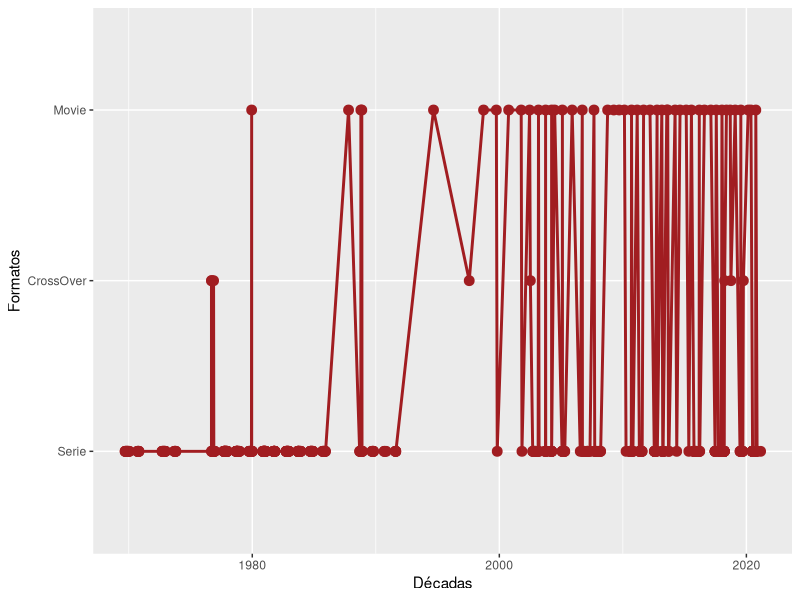
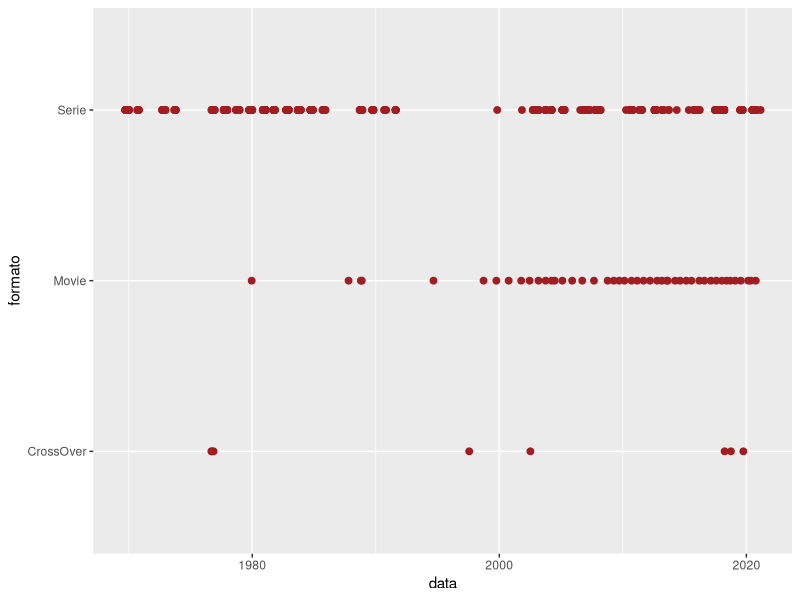
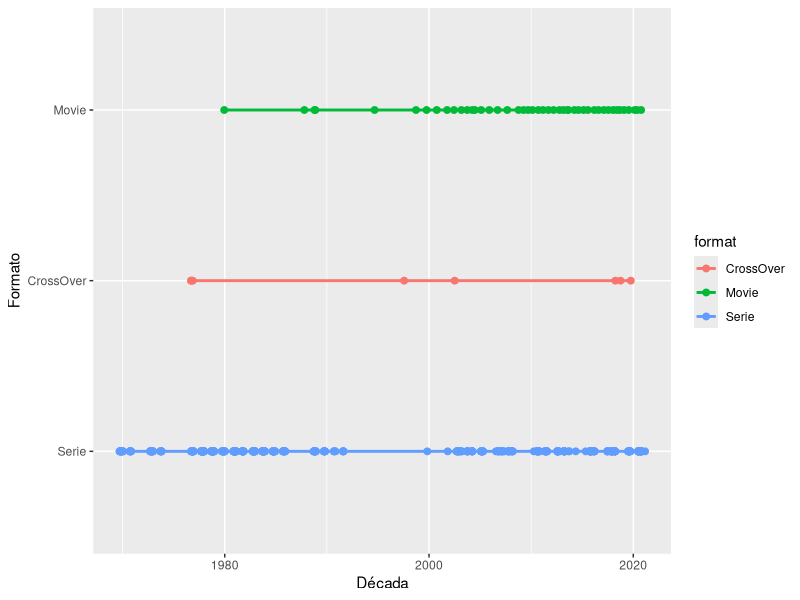
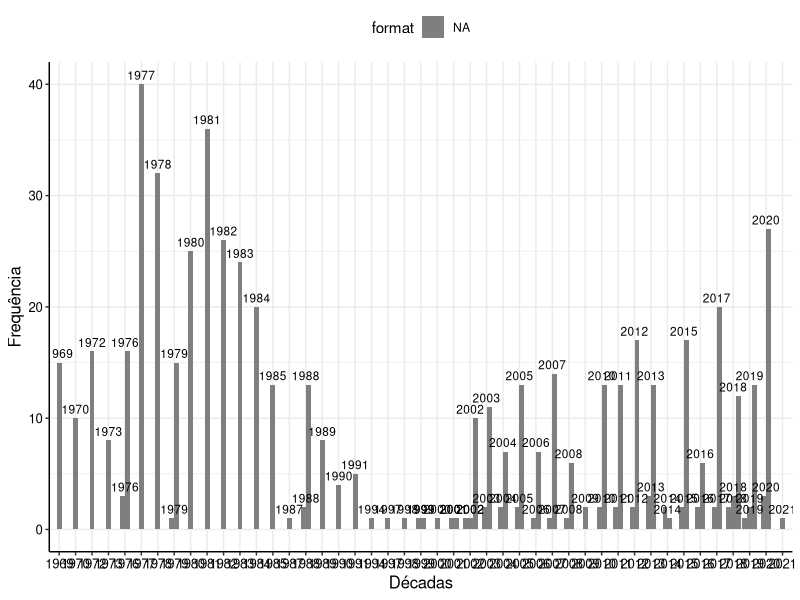
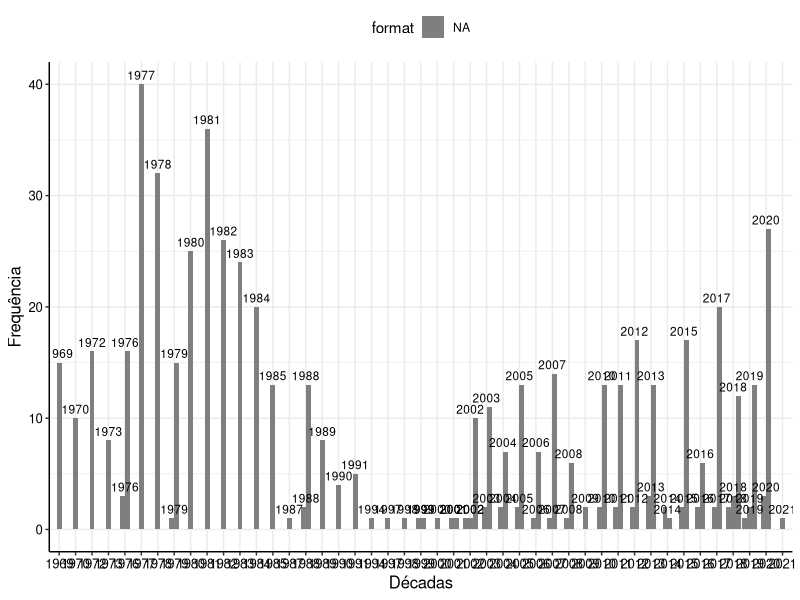

Write the R code that produced these figures, in order. (Note: this script raises an error after producing the figures.)
#Análise 1

library(tidyverse)

warner <- read_csv("banco/banco_final.csv")

factor_format <- factor(warner$format, order = TRUE, c("Serie", "CrossOver", "Movie"))
factor_format


ggplot(warner) +
  aes(x=date_aired, y=factor_format, group=1) +
  geom_line(size=1,colour="#A11D21") + geom_point(colour="#A11D21",size=3) +
  labs(x="Décadas", y="Formatos")

ggplot(warner) +
  aes(x = date_aired, y = format) +
  geom_point(colour = "#A11D21", size = 2) +
  labs(
    x = "data",
    y = "formato"
  )

ggplot(warner) +
  aes(x = date_aired, y = factor_format, group = format, colour = format) +
  geom_line(size = 1) +
  geom_point(size = 2) +
  labs(x = "Década", y = "Formato")

view(mpg)

estat_colors <- c(
  "#A11D21", "#003366", "#CC9900",
  "#663333", "#FF6600", "#CC9966",
  "#999966", "#006606", "#008091",
  "#041835", "#666666" )

estat_colors

theme_estat <- function(...) {
  theme <- ggplot2::theme_bw() +
    ggplot2::theme(
      axis.title.y = ggplot2::element_text(colour = "black", size = 12),
      axis.title.x = ggplot2::element_text(colour = "black", size = 12),
      axis.text = ggplot2::element_text(colour = "black", size = 9.5)
      ,
      panel.border = ggplot2::element_blank(),
      axis.line = ggplot2::element_line(colour = "black"),
      legend.position = "top",
      ...
    )
  return(
    list(
      theme,
      scale_fill_manual(values = estat_colors),
      scale_colour_manual(values = estat_colors)
    )
  )
}

trans_drv <- mpg %>%
  mutate(trans = case_when(
    trans %>% str_detect("auto") ~ "auto",
    trans %>% str_detect("manual") ~ "manual"
  )) %>%
  group_by(trans, drv) %>%
  summarise(freq = n()) %>%
  mutate(
    freq_relativa = round(freq / sum(freq) * 100,1)
  )

warner$date_aired <- str_extract(warner$date_aired, "\\d{4}")

date_format <- warner %>%
  mutate(format= case_when(
    format %>% str_detect("CrossOver") ~ "CrossOver",
    format %>% str_detect("Movie") ~ "Filme",
    format %>% str_detect("Serie") ~ "Série"
  )) %>%
  group_by(date_aired, format) %>%
  summarise(freq = n()) %>%
  mutate(
    freq_relativa = round(freq / sum(freq) * 100,1)
  )

date_format <- date_format %>%
  mutate(format= case_when(
    date_aired %>% str_detect("CrossOver") ~ "CrossOver",
    format %>% str_detect("Movie") ~ "Filme",
    format %>% str_detect("Serie") ~ "Série"
  ))

porcentagens <- str_c(date_format$freq_relativa, "%") %>% str_replace("\\.", ",")

legendas <- str_squish(str_c(date_format$freq, " (", porcentagens, ")")
)

ggplot(date_format) +
  aes(
    x = date_aired, y = freq,
    fill = format, label = date_aired
  ) +
  geom_col(position = position_dodge2(preserve = "single", padding = 0)) +
  geom_text(
    position = position_dodge(width = 0.9),
    vjust = -0.5, hjust = 0.5,
    size = 3
  ) +
  labs(x = "Décadas", y = "Frequência") +
  theme_estat()
ggsave("colunas-ps.pdf", width = 158, height = 93, units = "mm")

---------------------------------------------------------------------------------------------------------------
  #Análise 2
  
#Variação da nota IMDB por temporada dos episódios

Serie <- warner %>% 
  filter(format %in% c("Serie"))

First_Season <- Serie %>% 
  filter(season %in% c(1))

Primeira_média <- round((mean(First_Season$imdb)), digits = 2)
round(sd((First_Season$imdb)), digits = 2)
min(First_Season$imdb)
quantile(First_Season$imdb, 0.25)
median(First_Season$imdb)
quantile(First_Season$imdb, 0.75)
max(First_Season$imdb)


Second_Season <- Serie %>% 
  filter(season %in% c(2))

Segunda <-  round((mean(Second_Season$imdb)), digits = 2)
round(sd((Second_Season$imdb)), digits = 2)
min(Second_Season$imdb)
quantile(Second_Season$imdb, 0.25)
median(Second_Season$imdb)
quantile(Second_Season$imdb, 0.75)
max(Second_Season$imdb)

Third_Season <- Serie %>% 
  filter(season %in% c(3))

Terceira <- round((mean(Third_Season$imdb)), digits = 2)
round(sd((Third_Season$imdb)), digits = 2)
min(Third_Season$imdb)
quantile(Third_Season$imdb, 0.25)
median(Third_Season$imdb)
quantile(Third_Season$imdb, 0.75)
max(Third_Season$imdb)

Fourth_Season <- Serie %>% 
  filter(season %in% c(4))

round(sd((Fourth_Season$imdb)), digits = 2)
min(Fourth_Season$imdb)
quantile(Fourth_Season$imdb, 0.25)
median(Fourth_Season$imdb)
quantile(Fourth_Season$imdb, 0.75)
max(Fourth_Season$imdb)

Quarta <- mean(Fourth_Season$imdb)

df_seasons <- data.frame(Primeira, Segunda, Terceira, Quarta)

Temporadas <- c(1, 2, 3, 4)
Media_IMDB <- c(5.04, 5.19,5.20, 5.24)

df_seasons <- data.frame(Temporadas, Media_IMDB)

Serie <- Serie %>% 
  filter(season %in% c(1, 2, 3, 4))

ggplot(df_seasons) +
  aes(Temporadas) +
  geom_histogram(colour = "white", fill = "#A11D21", binwidth = ) +
  labs(x = "Temporadas", y = "Médias das notas IMDB") +
  theme_estat()

ggplot(Serie) +
  aes(x = reorder(season, imdb), y = imdb) +
  geom_boxplot(fill = c("#A11D21"), width = 0.5) +
  stat_summary(
    fun = "mean", geom = "point", shape = 23, size = 3, fill = "white") +
  labs(x = "Temporadas", y = "Nota IMDB") +
  theme_estat()
ggsave("boxplot_seasons.pdf", width = 158, height = 93, units = "mm")

---------------------------------------------------------------------------------------------------------------
  
  #Top 3 terrenos mais frequentes pela ativação da armadilha
  
  #setting_terrain e trap_work_first
  
warner <- warner %>% 
  filter(!is.na(trap_work_first))
terreno <- warner$setting_terrain
terreno
factor_terreno <- factor(terreno)
factor_terreno
contagem_terreno <- table(terreno)
contagem_terreno

#Os terrenos mais frequente são "Urban", "Rural" e "Forest"

terrenos <- warner %>% 
  filter(setting_terrain %in% c("Urban", "Rural", "Forest"))

terrenos <- warner %>%
  mutate(setting_terrain = case_when(
    setting_terrain %>% str_detect("Urban") ~ "Urbano",
    setting_terrain %>% str_detect("Rural") ~ "Rural",
    setting_terrain %>% str_detect("Forest") ~ "Floresta"
  )) %>%
  group_by(setting_terrain, trap_work_first) %>%
  filter(!is.na(setting_terrain)) %>% 
  filter(!is.na(trap_work_first)) %>% 
  summarise(freq = n()) %>%
  mutate(
    freq_relativa = round(freq / sum(freq) * 100,1)
  )

porcentagens <- str_c(terrenos$freq_relativa, "%") %>% str_replace("
\\.", ",")

legendas <- str_squish(str_c(terrenos$freq, " (", porcentagens, ")"))

colnames(terrenos)[colnames(terrenos) == "Armadilha funcionou de primeira"] <- "Armadilha_funcionou_de_primeira"

ggplot(terrenos) +
  aes(
    x = fct_reorder(setting_terrain, freq, .desc = T), y = freq,
    fill = Armadilha_funcionou_de_primeira, label = legendas
  ) +
  geom_col(position = position_dodge2(preserve = "single", padding =
                                        0)) +
  geom_text(
    position = position_dodge(width = .9),
    vjust = -0.5, hjust = 0.5,
    size = 3
  ) +
  labs(x = "Terreno", y = "Frequência") +
  theme_estat()
ggsave("analise3.pdf", width = 158, height = 93, units = "mm")
